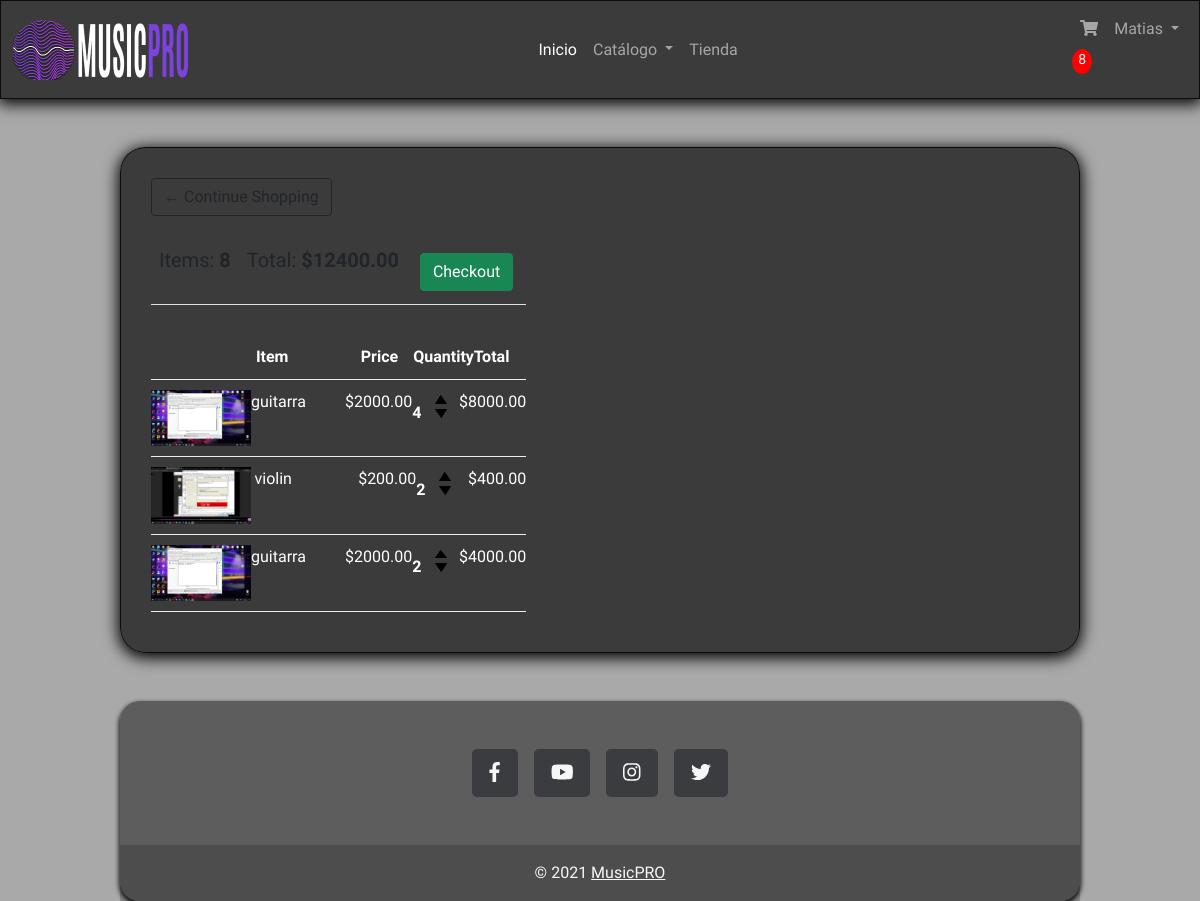
The page /cart/ (signed in) on the database as committed earlier.
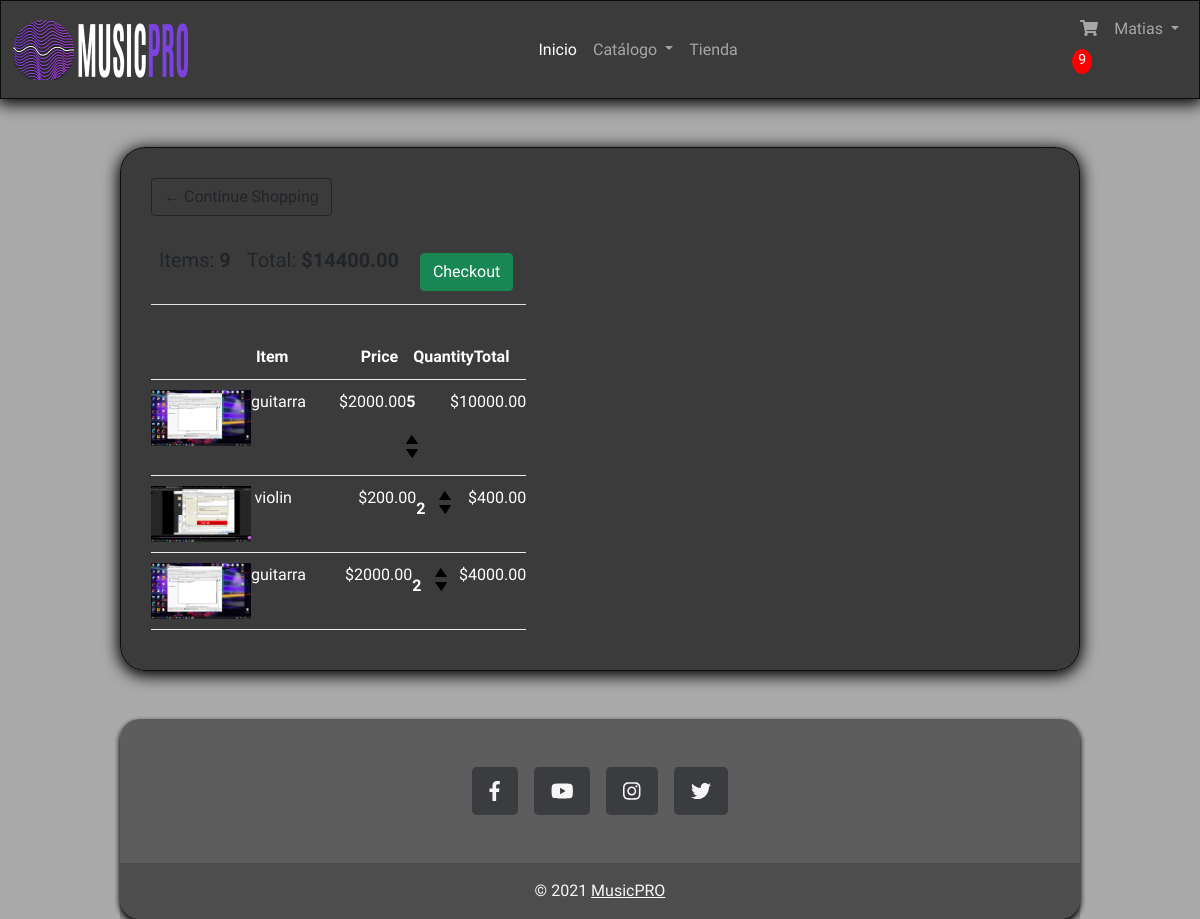
The same page on the database as committed later.
### app/models.py (models this page shows, shortened)
class Order(models.Model):
	customer = models.ForeignKey(Customer, on_delete=models.SET_NULL, null=True, blank=True)
	date_ordered = models.DateTimeField(auto_now_add=True)
	complete = models.BooleanField(default=False)
	transaction_id = models.CharField(max_length=100, null=True)
	@property
	def get_cart_total(self):
		orderitems = self.orderitem_set.all()
		total = sum([item.get_total for item in orderitems])
		return total
	@property
	def get_cart_items(self):
		orderitems = self.orderitem_set.all()
		total = sum([item.quantity for item in orderitems])
		return total

class OrderItem(models.Model):
	product = models.ForeignKey(Product, on_delete=models.SET_NULL, null=True)
	order = models.ForeignKey(Order, on_delete=models.SET_NULL, null=True)
	quantity = models.IntegerField(default=0, null=True, blank=True)
	date_added = models.DateTimeField(auto_now_add=True)
	@property
	def get_total(self):
		total = self.product.price * self.quantity
		return total

class Product(models.Model):
	name = models.CharField(max_length=200)
	marca = models.CharField(max_length=50,blank=True)
	price = models.FloatField()
	image = models.ImageField(null=True, blank=True)
	@property
	def imageURL(self):
		try:
			url = self.image.url
		except:
			url = ''
		return url

### app/views.py (the view)
# urls.py: path('cart/', cart, name="cart"),
def cart(request):
	if request.user.is_authenticated:
		customer = request.user.customer
		order, created = Order.objects.get_or_create(customer=customer, complete=False)
		items = order.orderitem_set.all()
		cartItems = order.get_cart_items
	else:
		items = []
		order = {'get_cart_total':0, 'get_cart_items':0}
		cartItems = order['get_cart_items']
	context = {'items':items, 'order':order, 'cartItems':cartItems}
	return render(request, 'app/cart.html', context)

### app/templates/app/cart.html (shortened to what this page needs)
{% extends 'app/base.html' %}
{% load static %}
{% load humanize %}
{% block contenido %}
<div class="row">
	<div class="col-lg-12">
		<div class="box-element">
			<a  class="btn btn-outline-dark" href="{% url 'store' %}">&#x2190; Continue Shopping</a>
			<br>
			<br>
			<table class="table">
				<tr>
					<th><h5>Items: <strong>{{order.get_cart_items}}</strong></h5></th>
					<th><h5>Total:<strong> ${{order.get_cart_total|floatformat:2}}</strong></h5></th>
					<th>
						<a  style="float:right; margin:5px;" class="btn btn-success" href="{% url 'checkout' %}">Checkout</a>
					</th>
				</tr>
			</table>
		</div>
		<br>
		<div class="box-element">
			<div class="cart-row">
				<div style="flex:2"></div>
				<div style="flex:2"><strong>Item</strong></div>
				<div style="flex:1"><strong>Price</strong></div>
				<div style="flex:1"><strong>Quantity</strong></div>
				<div style="flex:1"><strong>Total</strong></div>
			</div>
			{% for item in items %}
			<div class="cart-row">
				<div style="flex:2"><img class="row-image" src="{{item.product.imageURL}}"></div>
				<div style="flex:2"><p>{{item.product.name}}</p></div>
				<div style="flex:1"><p>${{item.product.price|floatformat:2}}</p></div>
				<div style="flex:1">
					<p class="quantity">{{item.quantity}}</p>
					<div class="quantity">
						<img data-product="{{item.product.id}}" data-action="add" class="chg-quantity update-cart" src="{% static  '/img/arrow-up.png' %}">
						<img data-product="{{item.product.id}}" data-action="remove" class="chg-quantity update-cart" src="{% static  'img/arrow-down.png' %}">
					</div>
				</div>
				<div style="flex:1"><p>${{item.get_total|floatformat:2}}</p></div>
			</div>
			{% endfor %}
		</div>
	</div>
</div>
{% endblock %}

### app/templates/app/base.html (shortened to what this page needs)
<!DOCTYPE html>
<html lang="en">
<head>
  {% load static %}
  <link rel="stylesheet" href="{% static 'css/home.css' %}">
  <link href="https://cdn.jsdelivr.net/npm/bootstrap@5.0.2/dist/css/bootstrap.min.css" rel="stylesheet"
>
  <link rel="stylesheet" href="https://use.fontawesome.com/releases/v5.0.8/css/solid.css">
</head>
<body id="intro" class="bg-image shadow-2-strong">
  <nav class="navbar navbar-expand-lg navbar-dark">
    <div class="container-fluid">
      <a class="navbar-brand" href="#"><img src="{% static 'img/LOGITO2.png' %}" height="60" alt="logo"></a>
      <div class="collapse navbar-collapse" id="navbarSupportedContent">
        <ul class="navbar-nav mx-auto mb-2 mb-lg-0">
          <li class="nav-item">
            <a class="nav-link active" aria-current="page" href="{% url 'home' %}">Inicio</a>
          </li>
          <li class="nav-item dropdown">
            <a class="nav-link dropdown-toggle" href="#" id="navbarDropdown" role="button" data-bs-toggle="dropdown" aria-expanded="false">
              Catálogo
            </a>
          </li>
          <li class="nav-item">
            <a class="nav-link" href="{% url 'store' %}">Tienda</a>
          </li>
        </ul>
        <ul class="navbar-nav mr-auto mb-2 mb-lg-0">
          <li class="nav-item">
            <a class="nav-link" href="{% url 'cart' %}">
                <i class="fas fa-shopping-cart"></i>
            </a>
            <p id="cart-total">{{cartItems}}</p>
          </li>
          {% if user.is_authenticated %}
                        <li class="nav-item dropdown">
                            <a class="nav-link dropdown-toggle" href="#" id="navbarDropdown" role="button" data-bs-toggle="dropdown" aria-expanded="false">
                            {{ user.username |title }}
                            </a>
                        </li>
                        {% endif %}
        </ul>
      </div>
    </div>
  </nav>
  <div class="contenedorprincipal d-flex ">
  {% block contenido %}
  {% endblock %}
  </div>
  <footer class="text-center text-lg-start">
    <div class="container d-flex justify-content-center py-5">
      <button type="button" class="btn btn-primary btn-lg btn-floating mx-2">
        <i class="fab fa-facebook-f"></i>
      </button>
      <button type="button" class="btn btn-primary btn-lg btn-floating mx-2">
        <i class="fab fa-youtube"></i>
      </button>
      <button type="button" class="btn btn-primary btn-lg btn-floating mx-2">
        <i class="fab fa-instagram"></i>
      </button>
      <button type="button" class="btn btn-primary btn-lg btn-floating mx-2">
        <i class="fab fa-twitter"></i>
      </button>
    </div>
    <div class="text-center text-white p-3" style="background-color: rgba(0, 0, 0, 0.2);">
      © 2021
      <a class="text-white" href="{% url 'home' %}">MusicPRO</a>
    </div>
</footer>
</body>
</html>

Rows that differ between the two databases and show on the page:
changed through a linked row, Order: get_cart_items "8" → "9"; get_cart_total "12400.00" → "14400.00"
changed OrderItem (number 1 of 3 on the later page): quantity "4" → "5"; get_total "8000.00" → "10000.00"
Other text that changed with them:
{{ cartItems }}: "8" → "9"
